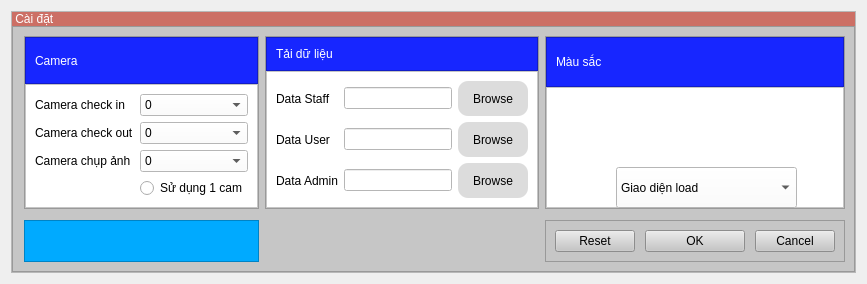
            <widget class="QWidget" name="page_2">
             <layout class="QHBoxLayout" name="horizontalLayout_12">
              <item>
               <widget class="QFrame" name="frame_26">
                <property name="frameShape">
                 <enum>QFrame::StyledPanel</enum>
                </property>
                <property name="frameShadow">
                 <enum>QFrame::Raised</enum>
                </property>
                <layout class="QVBoxLayout" name="verticalLayout_21">
                 <property name="spacing">
                  <number>0</number>
                 </property>
                 <property name="leftMargin">
                  <number>0</number>
                 </property>
                 <property name="topMargin">
                  <number>0</number>
                 </property>
                 <property name="rightMargin">
                  <number>0</number>
                 </property>
                 <property name="bottomMargin">
                  <number>0</number>
                 </property>
                 <item>
                  <widget class="QFrame" name="frame_35">
                   <property name="maximumSize">
                    <size>
                     <width>16777215</width>
                     <height>35</height>
                    </size>
                   </property>
                   <property name="styleSheet">
                    <string notr="true">font: 75 10pt &quot;MS Shell Dlg 2&quot;;background-color: rgba(204, 111, 101);
color: rgb(255, 255, 255);    border-radius: 10px;</string>
                   </property>
                   <property name="frameShape">
                    <enum>QFrame::StyledPanel</enum>
                   </property>
                   <property name="frameShadow">
                    <enum>QFrame::Raised</enum>
                   </property>
                   <layout class="QVBoxLayout" name="verticalLayout_22">
                    <property name="spacing">
                     <number>0</number>
                    </property>
                    <property name="leftMargin">
                     <number>0</number>
                    </property>
                    <property name="topMargin">
                     <number>0</number>
                    </property>
                    <property name="rightMargin">
                     <number>0</number>
                    </property>
                    <property name="bottomMargin">
                     <number>0</number>
                    </property>
                    <item>
                     <widget class="QLabel" name="label_12">
                      <property name="sizePolicy">
                       <sizepolicy hsizetype="Maximum" vsizetype="Maximum">
                        <horstretch>0</horstretch>
                        <verstretch>0</verstretch>
                       </sizepolicy>
                      </property>
                      <property name="styleSheet">
                       <string notr="true">font: 75 10pt &quot;MS Shell Dlg 2&quot;;</string>
                      </property>
                      <property name="text">
                       <string> Cài đặt</string>
                      </property>
                     </widget>
                    </item>
                   </layout>
                  </widget>
                 </item>
                 <item>
                  <widget class="QFrame" name="frame_28">
                   <property name="sizePolicy">
                    <sizepolicy hsizetype="Minimum" vsizetype="Preferred">
                     <horstretch>0</horstretch>
                     <verstretch>0</verstretch>
                    </sizepolicy>
                   </property>
                   <property name="styleSheet">
                    <string notr="true">background-color: rgb(198, 198, 198);</string>
                   </property>
                   <property name="frameShape">
                    <enum>QFrame::StyledPanel</enum>
                   </property>
                   <property name="frameShadow">
                    <enum>QFrame::Raised</enum>
                   </property>
                   <layout class="QGridLayout" name="gridLayout_4">
                    <property name="leftMargin">
                     <number>11</number>
                    </property>
                    <property name="verticalSpacing">
                     <number>11</number>
                    </property>
                    <item row="0" column="0">
                     <widget class="QFrame" name="frame_38">
                      <property name="maximumSize">
                       <size>
                        <width>640</width>
                        <height>300</height>
                       </size>
                      </property>
                      <property name="styleSheet">
                       <string notr="true"/>
                      </property>
                      <property name="frameShape">
                       <enum>QFrame::StyledPanel</enum>
                      </property>
                      <property name="frameShadow">
                       <enum>QFrame::Raised</enum>
                      </property>
                      <layout class="QVBoxLayout" name="verticalLayout_23">
                       <property name="spacing">
                        <number>0</number>
                       </property>
                       <property name="leftMargin">
                        <number>0</number>
                       </property>
                       <property name="topMargin">
                        <number>0</number>
                       </property>
                       <property name="rightMargin">
                        <number>0</number>
                       </property>
                       <property name="bottomMargin">
                        <number>0</number>
                       </property>
                       <item>
                        <widget class="QFrame" name="frame_39">
                         <property name="maximumSize">
                          <size>
                           <width>16777215</width>
                           <height>50</height>
                          </size>
                         </property>
                         <property name="styleSheet">
                          <string notr="true">background-color: rgb(23, 38, 255);
color: rgb(255, 255, 255);</string>
                         </property>
                         <property name="frameShape">
                          <enum>QFrame::StyledPanel</enum>
                         </property>
                         <property name="frameShadow">
                          <enum>QFrame::Raised</enum>
                         </property>
                         <layout class="QVBoxLayout" name="verticalLayout_24">
                          <item>
                           <widget class="QLabel" name="label_29">
                            <property name="styleSheet">
                             <string notr="true">font: 75 10pt &quot;MS Shell Dlg 2&quot;;</string>
                            </property>
                            <property name="text">
                             <string>Camera</string>
                            </property>
                           </widget>
                          </item>
                         </layout>
                        </widget>
                       </item>
                       <item>
                        <widget class="QFrame" name="frame_24">
                         <property name="styleSheet">
                          <string notr="true">background-color: rgb(255, 255, 255);
font: 75 10pt &quot;MS Shell Dlg 2&quot;;</string>
                         </property>
                         <property name="frameShape">
                          <enum>QFrame::StyledPanel</enum>
                         </property>
                         <property name="frameShadow">
                          <enum>QFrame::Raised</enum>
                         </property>
                         <layout class="QGridLayout" name="gridLayout_5">
                          <item row="1" column="0">
                           <widget class="QLabel" name="label_31">
                            <property name="text">
                             <string>Camera check out</string>
                            </property>
                           </widget>
                          </item>
                          <item row="0" column="1">
                           <widget class="QComboBox" name="comboBox_4">
                            <item>
                             <property name="text">
                              <string>0</string>
                             </property>
                            </item>
                            <item>
                             <property name="text">
                              <string>IP</string>
                             </property>
                            </item>
                            <item>
                             <property name="text">
                              <string>IP1</string>
                             </property>
                            </item>
                           </widget>
                          </item>
                          <item row="0" column="0">
                           <widget class="QLabel" name="label_30">
                            <property name="text">
                             <string>Camera check in</string>
                            </property>
                           </widget>
                          </item>
                          <item row="2" column="0">
                           <widget class="QLabel" name="label_32">
                            <property name="text">
                             <string>Camera chụp ảnh</string>
                            </property>
                           </widget>
                          </item>
                          <item row="1" column="1">
                           <widget class="QComboBox" name="comboBox_5">
                            <item>
                             <property name="text">
                              <string>0</string>
                             </property>
                            </item>
                            <item>
                             <property name="text">
                              <string>IP</string>
                             </property>
                            </item>
                            <item>
                             <property name="text">
                              <string>IP1</string>
                             </property>
                            </item>
                           </widget>
                          </item>
                          <item row="2" column="1">
                           <widget class="QComboBox" name="comboBox_6">
                            <item>
                             <property name="text">
                              <string>0</string>
                             </property>
                            </item>
                            <item>
                             <property name="text">
                              <string>IP</string>
                             </property>
                            </item>
                            <item>
                             <property name="text">
                              <string>IP1</string>
                             </property>
                            </item>
                           </widget>
                          </item>
                          <item row="3" column="1">
                           <widget class="QRadioButton" name="radioButton">
                            <property name="text">
                             <string>Sử dụng 1 cam</string>
                            </property>
                           </widget>
                          </item>
                         </layout>
                        </widget>
                       </item>
                      </layout>
                     </widget>
                    </item>
                    <item row="0" column="1">
                     <widget class="QFrame" name="frame_37">
                      <property name="sizePolicy">
                       <sizepolicy hsizetype="Maximum" vsizetype="Preferred">
                        <horstretch>0</horstretch>
                        <verstretch>0</verstretch>
                       </sizepolicy>
                      </property>
                      <property name="maximumSize">
                       <size>
                        <width>640</width>
                        <height>16777215</height>
                       </size>
                      </property>
                      <property name="styleSheet">
                       <string notr="true"/>
                      </property>
                      <property name="frameShape">
                       <enum>QFrame::StyledPanel</enum>
                      </property>
                      <property name="frameShadow">
                       <enum>QFrame::Raised</enum>
                      </property>
                      <layout class="QVBoxLayout" name="verticalLayout_26">
                       <property name="spacing">
                        <number>0</number>
                       </property>
                       <property name="leftMargin">
                        <number>0</number>
                       </property>
                       <property name="topMargin">
                        <number>0</number>
                       </property>
                       <property name="rightMargin">
                        <number>0</number>
                       </property>
                       <property name="bottomMargin">
                        <number>0</number>
                       </property>
                       <item>
                        <widget class="QFrame" name="frame_40">
                         <property name="maximumSize">
                          <size>
                           <width>16777215</width>
                           <height>50</height>
                          </size>
                         </property>
                         <property name="styleSheet">
                          <string notr="true">background-color: rgb(23, 38, 255);
color: rgb(255, 255, 255);</string>
                         </property>
                         <property name="frameShape">
                          <enum>QFrame::StyledPanel</enum>
                         </property>
                         <property name="frameShadow">
                          <enum>QFrame::Raised</enum>
                         </property>
                         <layout class="QVBoxLayout" name="verticalLayout_25">
                          <item>
                           <widget class="QLabel" name="label_33">
                            <property name="styleSheet">
                             <string notr="true">font: 75 10pt &quot;MS Shell Dlg 2&quot;;</string>
                            </property>
                            <property name="text">
                             <string>Tải dữ liệu</string>
                            </property>
                           </widget>
                          </item>
                         </layout>
                        </widget>
                       </item>
                       <item>
                        <widget class="QFrame" name="frame_25">
                         <property name="styleSheet">
                          <string notr="true">background-color: rgb(255, 255, 255);
font: 75 10pt &quot;MS Shell Dlg 2&quot;;</string>
                         </property>
                         <property name="frameShape">
                          <enum>QFrame::StyledPanel</enum>
                         </property>
                         <property name="frameShadow">
                          <enum>QFrame::Raised</enum>
                         </property>
                         <layout class="QGridLayout" name="gridLayout_6">
                          <item row="0" column="1">
                           <widget class="QLineEdit" name="lineEdit_9"/>
                          </item>
                          <item row="1" column="1">
                           <widget class="QLineEdit" name="lineEdit_10"/>
                          </item>
                          <item row="1" column="0">
                           <widget class="QLabel" name="label_35">
                            <property name="text">
                             <string>Data User</string>
                            </property>
                           </widget>
                          </item>
                          <item row="2" column="0">
                           <widget class="QLabel" name="label_36">
                            <property name="text">
                             <string>Data Admin</string>
                            </property>
                           </widget>
                          </item>
                          <item row="1" column="2">
                           <widget class="QPushButton" name="pushButton_14">
                            <property name="minimumSize">
                             <size>
                              <width>70</width>
                              <height>35</height>
                             </size>
                            </property>
                            <property name="styleSheet">
                             <string notr="true">QPushButton{
	
	font: 75 10pt &quot;MS Shell Dlg 2&quot;;
	background-color: rgb(220, 220, 220);
    border-radius: 10px;
}
QPushButton:hover {
	background-color:rgb(117, 12, 26);
	color: rgb(255, 255, 255);
}
</string>
                            </property>
                            <property name="text">
                             <string>Browse</string>
                            </property>
                           </widget>
                          </item>
                          <item row="0" column="0">
                           <widget class="QLabel" name="label_34">
                            <property name="text">
                             <string>Data Staff</string>
                            </property>
                           </widget>
                          </item>
                          <item row="2" column="1">
                           <widget class="QLineEdit" name="lineEdit_11"/>
                          </item>
                          <item row="2" column="2">
                           <widget class="QPushButton" name="pushButton_15">
                            <property name="minimumSize">
                             <size>
                              <width>70</width>
                              <height>35</height>
                             </size>
                            </property>
                            <property name="styleSheet">
                             <string notr="true">QPushButton{
	
	font: 75 10pt &quot;MS Shell Dlg 2&quot;;
	background-color: rgb(220, 220, 220);
    border-radius: 10px;
}
QPushButton:hover {
	background-color:rgb(117, 12, 26);
	color: rgb(255, 255, 255);
}
</string>
                            </property>
                            <property name="text">
                             <string>Browse</string>
                            </property>
                           </widget>
                          </item>
                          <item row="0" column="2">
                           <widget class="QPushButton" name="pushButton_8">
                            <property name="minimumSize">
                             <size>
                              <width>70</width>
                              <height>35</height>
                             </size>
                            </property>
                            <property name="styleSheet">
                             <string notr="true">QPushButton{
	
	font: 75 10pt &quot;MS Shell Dlg 2&quot;;
	background-color: rgb(220, 220, 220);
    border-radius: 10px;
}
QPushButton:hover {
	background-color:rgb(117, 12, 26);
	color: rgb(255, 255, 255);
}
</string>
                            </property>
                            <property name="text">
                             <string>Browse</string>
                            </property>
                           </widget>
                          </item>
                         </layout>
                        </widget>
                       </item>
                      </layout>
                     </widget>
                    </item>
                    <item row="0" column="2">
                     <widget class="QFrame" name="frame_36">
                      <property name="styleSheet">
                       <string notr="true"/>
                      </property>
                      <property name="frameShape">
                       <enum>QFrame::StyledPanel</enum>
                      </property>
                      <property name="frameShadow">
                       <enum>QFrame::Raised</enum>
                      </property>
                      <layout class="QVBoxLayout" name="verticalLayout_28">
                       <property name="spacing">
                        <number>0</number>
                       </property>
                       <property name="leftMargin">
                        <number>0</number>
                       </property>
                       <property name="topMargin">
                        <number>0</number>
                       </property>
                       <property name="rightMargin">
                        <number>0</number>
                       </property>
                       <property name="bottomMargin">
                        <number>0</number>
                       </property>
                       <item>
                        <widget class="QFrame" name="frame_41">
                         <property name="maximumSize">
                          <size>
                           <width>16777215</width>
                           <height>50</height>
                          </size>
                         </property>
                         <property name="styleSheet">
                          <string notr="true">background-color: rgb(23, 38, 255);
color: rgb(255, 255, 255);</string>
                         </property>
                         <property name="frameShape">
                          <enum>QFrame::StyledPanel</enum>
                         </property>
                         <property name="frameShadow">
                          <enum>QFrame::Raised</enum>
                         </property>
                         <layout class="QVBoxLayout" name="verticalLayout_27">
                          <item>
                           <widget class="QLabel" name="label_37">
                            <property name="styleSheet">
                             <string notr="true">font: 75 10pt &quot;MS Shell Dlg 2&quot;;</string>
                            </property>
                            <property name="text">
                             <string>Màu sắc</string>
                            </property>
                           </widget>
                          </item>
                         </layout>
                        </widget>
                       </item>
                       <item>
                        <widget class="QFrame" name="frame_27">
                         <property name="styleSheet">
                          <string notr="true">background-color: rgb(255, 255, 255);</string>
                         </property>
                         <property name="frameShape">
                          <enum>QFrame::StyledPanel</enum>
                         </property>
                         <property name="frameShadow">
                          <enum>QFrame::Raised</enum>
                         </property>
                         <widget class="QComboBox" name="comboBox_7">
                          <property name="geometry">
                           <rect>
                            <x>70</x>
                            <y>80</y>
                            <width>181</width>
                            <height>41</height>
                           </rect>
                          </property>
                          <item>
                           <property name="text">
                            <string>Giao diện load</string>
                           </property>
                          </item>
                          <item>
                           <property name="text">
                            <string>Giao diện login</string>
                           </property>
                          </item>
                          <item>
                           <property name="text">
                            <string>Thanh ngang</string>
                           </property>
                          </item>
                          <item>
                           <property name="text">
                            <string>Thanh dọc</string>
                           </property>
                          </item>
                          <item>
                           <property name="text">
                            <string>Nền</string>
                           </property>
                          </item>
                         </widget>
                        </widget>
                       </item>
                      </layout>
                     </widget>
                    </item>
                    <item row="2" column="0">
                     <widget class="QFrame" name="frame_29">
                      <property name="styleSheet">
                       <string notr="true">background-color: rgb(0, 170, 255);</string>
                      </property>
                      <property name="frameShape">
                       <enum>QFrame::StyledPanel</enum>
                      </property>
                      <property name="frameShadow">
                       <enum>QFrame::Raised</enum>
                      </property>
                     </widget>
                    </item>
                    <item row="2" column="2" alignment="Qt::AlignBottom">
                     <widget class="QFrame" name="frame_15">
                      <property name="sizePolicy">
                       <sizepolicy hsizetype="Maximum" vsizetype="Maximum">
                        <horstretch>0</horstretch>
                        <verstretch>0</verstretch>
                       </sizepolicy>
                      </property>
                      <property name="frameShape">
                       <enum>QFrame::StyledPanel</enum>
                      </property>
                      <property name="frameShadow">
                       <enum>QFrame::Raised</enum>
                      </property>
                      <layout class="QHBoxLayout" name="horizontalLayout_10">
                       <property name="spacing">
                        <number>10</number>
                       </property>
                       <item>
                        <widget class="QPushButton" name="pushButton_17">
                         <property name="sizePolicy">
                          <sizepolicy hsizetype="Maximum" vsizetype="Fixed">
                           <horstretch>0</horstretch>
                           <verstretch>0</verstretch>
                          </sizepolicy>
                         </property>
                         <property name="maximumSize">
                          <size>
                           <width>150</width>
                           <height>16777215</height>
                          </size>
                         </property>
                         <property name="text">
                          <string>Reset</string>
                         </property>
                        </widget>
                       </item>
                       <item>
                        <widget class="QPushButton" name="pushButton_9">
                         <property name="sizePolicy">
                          <sizepolicy hsizetype="Maximum" vsizetype="Fixed">
                           <horstretch>0</horstretch>
                           <verstretch>0</verstretch>
                          </sizepolicy>
                         </property>
                         <property name="minimumSize">
                          <size>
                           <width>100</width>
                           <height>0</height>
                          </size>
                         </property>
                         <property name="maximumSize">
                          <size>
                           <width>150</width>
                           <height>16777215</height>
                          </size>
                         </property>
                         <property name="text">
                          <string>OK</string>
                         </property>
                        </widget>
                       </item>
                       <item>
                        <widget class="QPushButton" name="pushButton_16">
                         <property name="sizePolicy">
                          <sizepolicy hsizetype="Maximum" vsizetype="Fixed">
                           <horstretch>0</horstretch>
                           <verstretch>0</verstretch>
                          </sizepolicy>
                         </property>
                         <property name="maximumSize">
                          <size>
                           <width>150</width>
                           <height>16777215</height>
                          </size>
                         </property>
                         <property name="text">
                          <string>Cancel</string>
                         </property>
                        </widget>
                       </item>
                      </layout>
                     </widget>
                    </item>
                   </layout>
                  </widget>
                 </item>
                </layout>
               </widget>
              </item>
             </layout>
            </widget>
